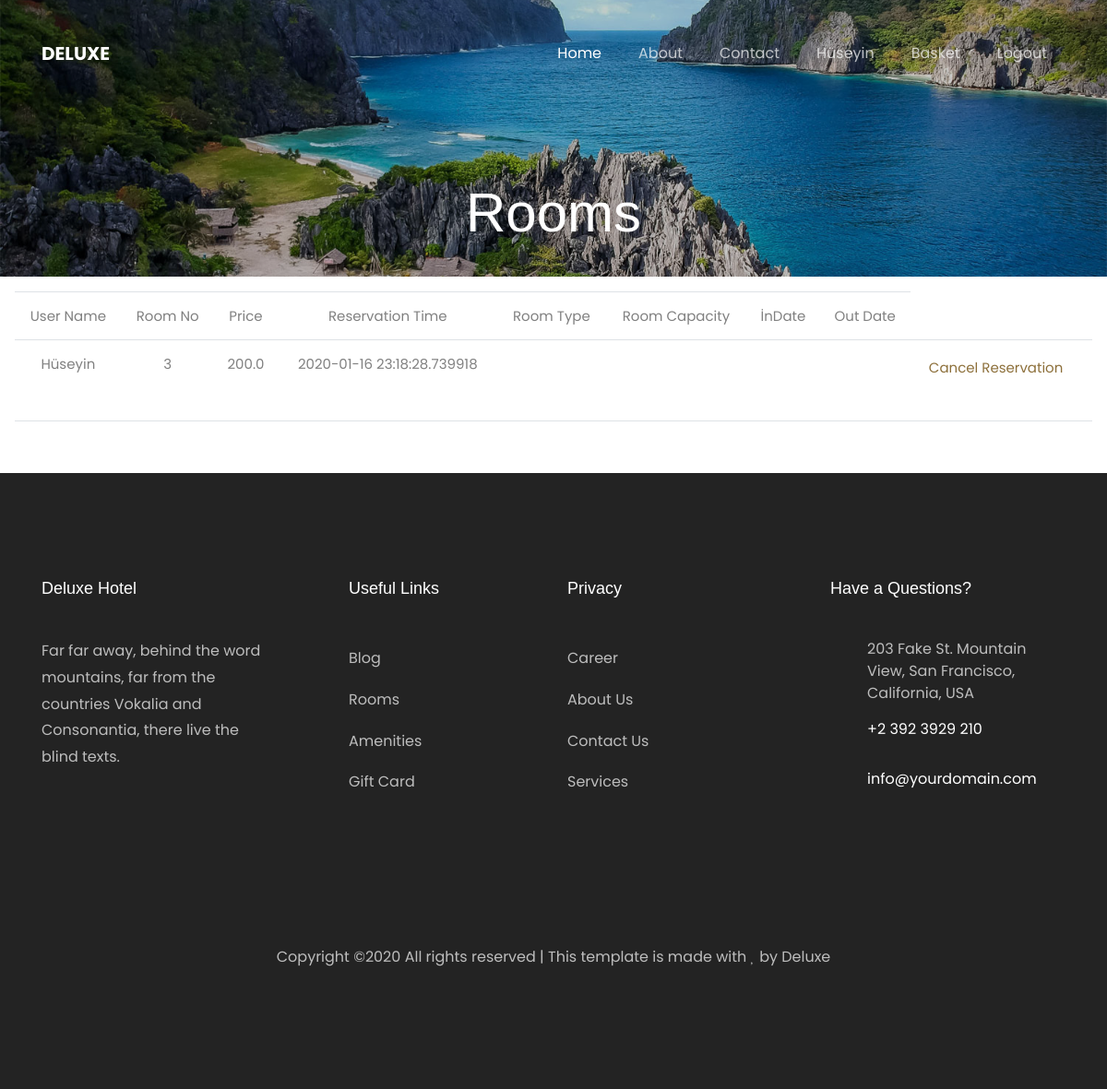
The app's page /reservations (signed in) with its own data.
### app.py (models this page shows)
class User(UserMixin,db.Model):
    id = db.Column(db.Integer,primary_key=True)
    username = db.Column(db.String(),unique=True)
    email = db.Column(db.String())
    password = db.Column(db.String())
    reservations= db.relationship('Reservation',backref='user')
    '''
class Role(db.Model):
        __tablename__ = 'roles'
        id = db.Column(db.Integer(), primary_key=True)
        name = db.Column(db.String(50))
class UserRoles(db.Model):
        __tablename__ = 'user_roles'
        id = db.Column(db.Integer(), primary_key=True)
        user_id = db.Column(db.Integer(), db.ForeignKey('user.id', ondelete='CASCADE'))
        role_id = db.Column(db.Integer(), db.ForeignKey('roles.id', ondelete='CASCADE'))
'''

class Reservation(db.Model):
    invoiceno=db.Column(db.Integer,primary_key=True)
    time=db.Column(db.DateTime,index=True,default=datetime.now())
    totalamount=db.Column(db.Float)
    userid=db.Column(db.Integer,db.ForeignKey('user.id',ondelete='CASCADE'))
    roomno=db.Column(db.Integer,db.ForeignKey('room.roomno',ondelete='CASCADE'))

### app.py (the view)
@login_required
@app.route('/reservations')
def reservations():
    result=db.session.query(Reservation).filter(Reservation.userid==current_user.id).all()
    return render_template('info.html',result=result)

### app.py (called while the page is built)
@login_manager.user_loader
def load_user(user_id):
    return User.query.get(int(user_id))

### templates/info.html
{% extends "layout.html" %}
{% block content %}
<div class="hero-wrap" style="background-image: url('{{url_for('static',filename='images/bg_1.jpg')}}');">
      <div class="overlay"></div>
      <div class="container">
        <div class="row no-gutters slider-text d-flex align-itemd-end justify-content-center">
          <div class="col-md-9 ftco-animate text-center d-flex align-items-end justify-content-center">
          	<div class="text">
	            <h1 class="mb-4 bread">Rooms</h1>
            </div>
          </div>
        </div>
      </div>
    </div>
    {% for i in result %}
    <div class="text p-3 text-center">
    <table class="table">
      <tr>
        <td> User Name</td>
        <td> Room No</td>
        <td> Price</td>
        <td> Reservation Time</td>
        <td>Room Type</td>
        <td>Room Capacity</td>
        <td>İnDate</td>
        <td>Out Date</td>
      </tr>
      <tr>
        <td>{{current_user.username}}</td>
        <td>{{i.roomno}}</td>
        <td>{{i.totalamount}}</td>
        <td>{{i.time}}</td>
        <td>{{i.roomtype}}</td>
        <td>{{i.capacity}}</td>
        <td>{{i.inDate}}</td>
        <td>{{i.outDate}}</td>
        <td><p class="pt-1"><a class="btn-custom"
          href="{{url_for('delres',invoiceno=i.invoiceno,roomno=i.roomno)}}">Cancel Reservation<span
            class="icon-long-arrow-right"></span></a></p></td>
      </tr>
    </table>
    <table class="table">
      <tr>
        <td>
        </td>
      </tr>
    </table>
      </div>
    {% endfor %}
{% endblock content %}

### templates/layout.html (shortened to what this page needs)
<!DOCTYPE html>
<html lang="en">
  <head>
    <link rel="stylesheet" href="https://cdnjs.cloudflare.com/ajax/libs/font-awesome/5.11.2/css/all.css">
    <link rel="stylesheet" href="{{url_for('static', filename='css/open-iconic-bootstrap.min.css')}}">
    <link rel="stylesheet" href="{{url_for('static', filename='css/animate.css')}}">
    <link rel="stylesheet" href="{{url_for('static', filename='css/owl.carousel.min.css')}}">
    <link rel="stylesheet" href="{{url_for('static', filename='css/owl.theme.default.min.css')}}">
    <link rel="stylesheet" href="{{url_for('static', filename='css/magnific-popup.css')}}" >
    <link rel="stylesheet" href="{{url_for('static', filename='css/aos.css')}}">
    <link rel="stylesheet" href="{{url_for('static', filename='css/ionicons.min.css')}}">
    <link rel="stylesheet" href="{{url_for('static', filename='css/bootstrap-datepicker.css')}}">
    <link rel="stylesheet" href="{{url_for('static', filename='css/jquery.timepicker.css')}}">
    <link rel="stylesheet" href="{{url_for('static', filename='css/flaticon.css')}}">
    <link rel="stylesheet" href="{{url_for('static', filename='css/icomoon.css')}}">
    <link rel="stylesheet" href="{{url_for('static', filename='css/style.css')}}">
  </head>
  <body>
    <nav class="navbar navbar-expand-lg navbar-dark ftco_navbar bg-dark ftco-navbar-light" id="ftco-navbar">
	    <div class="container">
	      <a class="navbar-brand" href="/">Deluxe</a>
	      <div class="collapse navbar-collapse" id="ftco-nav">
	        <ul class="navbar-nav ml-auto">
	          <li class="nav-item active"><a href="/" class="nav-link">Home</a></li>
	          <li class="nav-item"><a href="about" class="nav-link">About</a></li>
	          <li class="nav-item"><a href="contact" class="nav-link">Contact</a></li>
            {% if current_user.is_authenticated %}
              <li class="nav-item">
                <a class="nav-link" href="/reservations">{{current_user.username}}</a>
              </li>
              <li class="nav-item">
                <a class="nav-link" href="/listbasket">Basket</a>
              </li>
              <li class="nav-item">
                <a class="nav-link" href="/logout">Logout</a>
              </li>
              {% else %}
              <li class="nav-item"><a class="nav-link" href="/login">Login</a></li>
              <li class="nav-item"><a class="nav-link" href="/register">Register</a></li>
            {% endif %}
	        </ul>
	      </div>
	    </div>
	  </nav>
{% block content %}
{% endblock %}
    <footer class="ftco-footer ftco-bg-dark ftco-section">
      <div class="container">
        <div class="row mb-5">
          <div class="col-md">
            <div class="ftco-footer-widget mb-4">
              <h2 class="ftco-heading-2">Deluxe Hotel</h2>
              <p>Far far away, behind the word mountains, far from the countries Vokalia and Consonantia, there live the blind texts.</p>
              <ul class="ftco-footer-social list-unstyled float-md-left float-lft mt-5">
              </ul>
            </div>
          </div>
          <div class="col-md">
            <div class="ftco-footer-widget mb-4 ml-md-5">
              <h2 class="ftco-heading-2">Useful Links</h2>
              <ul class="list-unstyled">
                <li><a href="#" class="py-2 d-block">Blog</a></li>
                <li><a href="#" class="py-2 d-block">Rooms</a></li>
                <li><a href="#" class="py-2 d-block">Amenities</a></li>
                <li><a href="#" class="py-2 d-block">Gift Card</a></li>
              </ul>
            </div>
          </div>
          <div class="col-md">
             <div class="ftco-footer-widget mb-4">
              <h2 class="ftco-heading-2">Privacy</h2>
              <ul class="list-unstyled">
                <li><a href="#" class="py-2 d-block">Career</a></li>
                <li><a href="#" class="py-2 d-block">About Us</a></li>
                <li><a href="#" class="py-2 d-block">Contact Us</a></li>
                <li><a href="#" class="py-2 d-block">Services</a></li>
              </ul>
            </div>
          </div>
          <div class="col-md">
            <div class="ftco-footer-widget mb-4">
            	<h2 class="ftco-heading-2">Have a Questions?</h2>
            	<div class="block-23 mb-3">
	              <ul>
	                <li><span class="icon icon-map-marker"></span><span class="text">203 Fake St. Mountain View, San Francisco, California, USA</span></li>
	                <li><a href="#"><span class="icon icon-phone"></span><span class="text">+2 392 3929 210</span></a></li>
	                <li><a href="#"><span class="icon icon-envelope"></span><span class="text">info@yourdomain.com</span></a></li>
	              </ul>
	            </div>
            </div>
          </div>
        </div>
        <div class="row">
          <div class="col-md-12 text-center">
            <p>
  Copyright &copy;<script>document.write(new Date().getFullYear());</script> All rights reserved | This template is made with <i class="icon-heart color-danger" aria-hidden="true"></i> by Deluxe
  </p>
          </div>
        </div>
      </div>
    </footer>
  </body>
</html>

### static/css/icomoon.css (style rules this page uses)
[class^="icon-"], [class*=" icon-"] { font-family: 'icomoon' !important; speak: none; font-style: normal; font-weight: normal; font-variant: normal; text-transform: none; line-height: 1; -webkit-font-smoothing: antialiased; -moz-osx-font-smoothing: grayscale; }
.icon-heart:before { content: "\f004"; }
.icon-map-marker:before { content: "\f041"; }
.icon-phone:before { content: "\f095"; }
.icon-envelope:before { content: "\f0e0"; }
.icon-long-arrow-right:before { content: "\f178"; }

### records on screen
User: username "Hüseyin"
Reservation: roomno "3", totalamount "200.0", time "2020-01-16 23:18:28.739918"
